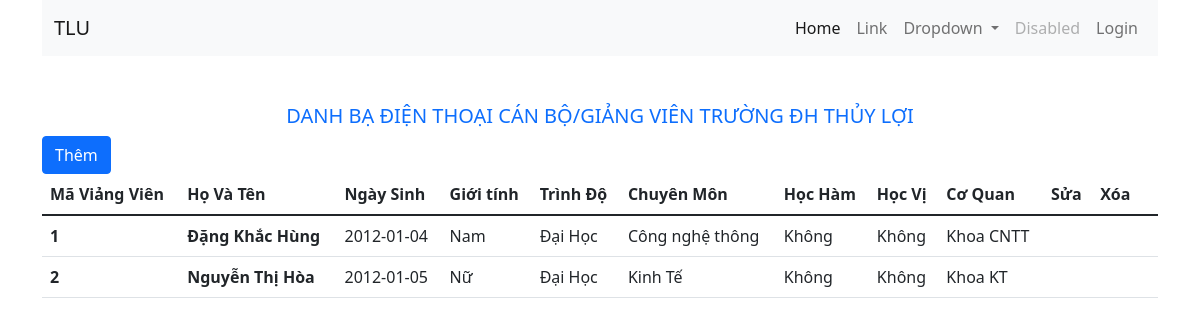
The app's page /khongtheoMVC/index.php with its own data.
### tables this page shows
CREATE TABLE `giangvien` (
  `magv` int(11) NOT NULL,
  `hovaten` varchar(15) DEFAULT NULL,
  `ngaysinh` date DEFAULT NULL,
  `gioitinh` varchar(20) DEFAULT NULL,
  `trinhdo` varchar(15) DEFAULT NULL,
  `chuyenmon` varchar(15) DEFAULT NULL,
  `hocham` varchar(15) DEFAULT NULL,
  `hocvi` varchar(15) DEFAULT NULL,
  `coquan` varchar(15) DEFAULT NULL
);

### khongtheoMVC/index.php (the view, shortened to what this page needs)
<!DOCTYPE html>
<html lang="en">
<head>
    <link href="https://cdn.jsdelivr.net/npm/bootstrap@5.1.3/dist/css/bootstrap.min.css" rel="stylesheet">
</head>
<body>
    <header>
        <div class="container">
            <nav class="navbar navbar-expand-lg navbar-light bg-light">
                <div class="container-fluid">
                    <a class="navbar-brand" href="#">TLU</a>
                    <div class="collapse navbar-collapse" id="navbarSupportedContent">
                        <ul class="navbar-nav ms-auto mb-2 mb-lg-0">
                            <li class="nav-item">
                                <a class="nav-link active" aria-current="page" href="#">Home</a>
                            </li>
                            <li class="nav-item">
                                <a class="nav-link" href="#">Link</a>
                            </li>
                            <li class="nav-item dropdown">
                                <a class="nav-link dropdown-toggle" href="#" id="navbarDropdown" role="button" data-bs-toggle="dropdown" aria-expanded="false">
                                    Dropdown
                                </a>
                            </li>
                            <li class="nav-item">
                                <a class="nav-link disabled">Disabled</a>
                            </li>
                            <li class="nav-item">
                                <a class="nav-link" href="login.php">Login</a>
                            </li>
                        </ul>
                    </div>
                </div>
            </nav>
        </div>
    </header>
    <main>
        <div class="container">
            <h5 class="text-center text-primary mt-5">DANH BẠ ĐIỆN THOẠI CÁN BỘ/GIẢNG VIÊN TRƯỜNG ĐH THỦY LỢI</h5>
            <table class="table">
                <thead>
                    <tr>
                        <th scope="col">Mã Viảng Viên</th>
                        <th scope="col">Họ Và Tên</th>
                        <th scope="col">Ngày Sinh</th>
                        <th scope="col">Giới tính</th>
                        <th scope="col">Trình Độ</th>
                        <th scope="col">Chuyên Môn</th>
                        <th scope="col">Học Hàm</th>
                        <th scope="col">Học Vị</th>
                        <th scope="col">Cơ Quan</th>
                        <th scope="col">Sửa</th>
                        <th scope="col">Xóa</th>
                    </tr>
                    <div>
                        <a class="btn btn-primary" href="add_gv.php">Thêm</a>
                    </div>
                </thead>
                <tbody>
                    <?php
                    $conn = mysqli_connect('localhost', 'root', '', '1951060733_university');
                    $sql = "SELECT * FROM giangvien";
                    $result = mysqli_query($conn, $sql);
                    if (mysqli_num_rows($result) > 0) {
                        while ($row = mysqli_fetch_assoc($result)) {
                    ?>
                            <tr>
                            <th scope="row"><?php echo $row['magv']; ?></th>
                                <th><?php echo $row['hovaten']; ?></th>
                                <td><?php echo $row['ngaysinh']; ?></td>
                                <td><?php echo $row['gioitinh']; ?></td>
                                <td><?php echo $row['trinhdo']; ?></td>
                                <td><?php echo $row['chuyenmon']; ?></td>
                                <td><?php echo $row['hocham']; ?></td>
                                <td><?php echo $row['hocvi']; ?></td>
                                <td><?php echo $row['coquan']; ?></td>
                                <td><a href="update_gv.php?id=<?php echo $row['magv']; ?>"><i class="bi bi-pencil-square"></i></a></td>
                                    <td><a href="delete_gv.php?id=<?php echo $row['magv']; ?>"><i class="bi bi-trash"></i></a></td>
                                <td>
                            <?php
                        }
                    }
                            ?>
                </tbody>
            </table>
        </div>
    </main>
</body>
</html>

### records on screen
giangvien: magv "1", hovaten "Đặng Khắc Hùng", ngaysinh "2012-01-04", gioitinh "Nam", trinhdo "Đại Học", chuyenmon "Công nghệ thông", hocham "Không", hocvi "Không", coquan "Khoa CNTT"
giangvien: magv "2", hovaten "Nguyễn Thị Hòa", ngaysinh "2012-01-05", gioitinh "Nữ", trinhdo "Đại Học", chuyenmon "Kinh Tế", hocham "Không", hocvi "Không", coquan "Khoa KT"
